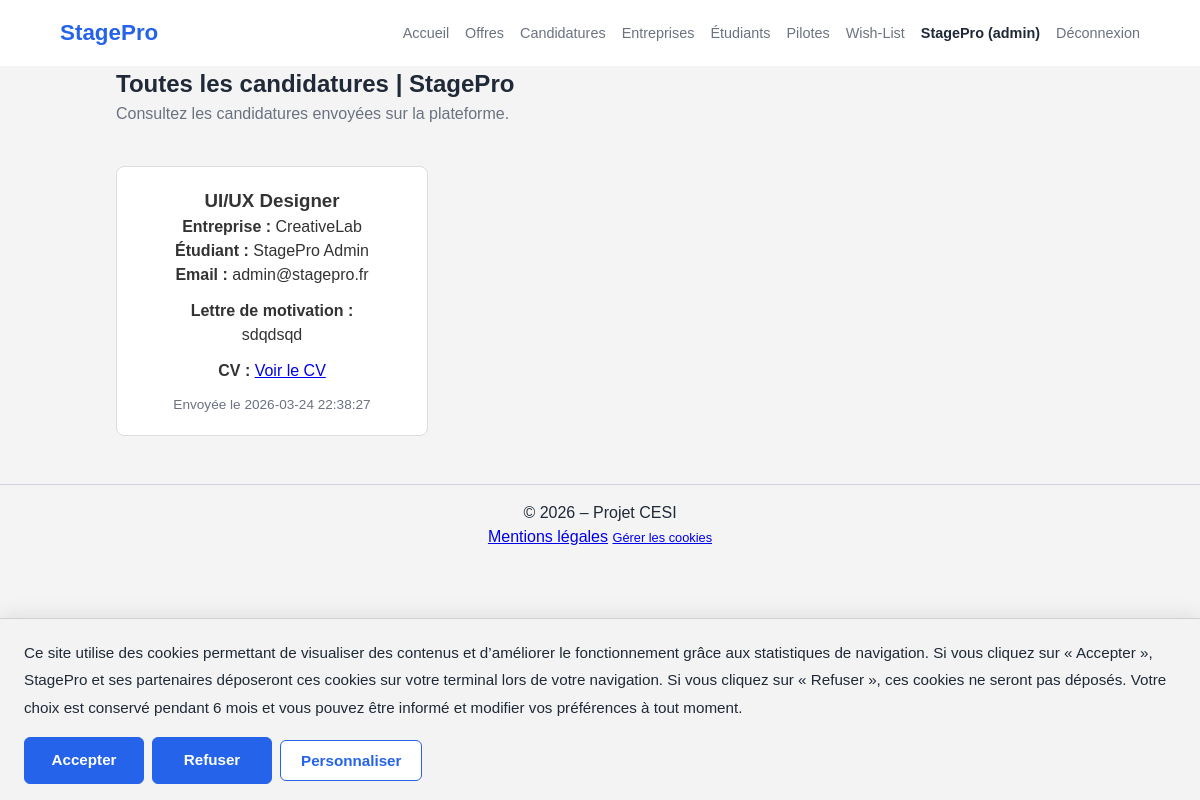
The app's page /index.php?page=candidatures (signed in) with its own data.
### tables this page shows
CREATE TABLE `candidatures` (
  `id` int(11) NOT NULL,
  `utilisateur_id` int(11) NOT NULL,
  `offre_id` int(11) NOT NULL,
  `cv` varchar(255) DEFAULT NULL,
  `lettre_motivation` text DEFAULT NULL,
  `created_at` timestamp NOT NULL DEFAULT current_timestamp()
);

CREATE TABLE `offres` (
  `id` int(11) NOT NULL,
  `entreprise_id` int(11) NOT NULL,
  `titre` varchar(150) NOT NULL,
  `description` text NOT NULL,
  `competences` text DEFAULT NULL,
  `localite` varchar(255) DEFAULT NULL,
  `duree` varchar(100) DEFAULT NULL,
  `nb_places` int(11) DEFAULT 1,
  `remuneration` decimal(10,2) DEFAULT NULL,
  `date_offre` date NOT NULL,
  `created_at` timestamp NOT NULL DEFAULT current_timestamp()
);

CREATE TABLE `entreprises` (
  `id` int(11) NOT NULL,
  `nom` varchar(150) NOT NULL,
  `description` text DEFAULT NULL,
  `email_contact` varchar(150) DEFAULT NULL,
  `telephone_contact` varchar(30) DEFAULT NULL,
  `created_at` timestamp NOT NULL DEFAULT current_timestamp()
);

CREATE TABLE `utilisateurs` (
  `id` int(11) NOT NULL,
  `nom` varchar(100) NOT NULL,
  `prenom` varchar(100) NOT NULL,
  `email` varchar(150) NOT NULL,
  `mot_de_passe` varchar(255) NOT NULL,
  `role_id` int(11) NOT NULL,
  `pilote_id` int(11) DEFAULT NULL,
  `created_at` timestamp NOT NULL DEFAULT current_timestamp()
);

### app/Controllers/CandidatureController.php (called while the page is built, shortened)
<?php
require_once __DIR__ . '/../Models/Candidature.php';
class CandidatureController {
    private $model;
    public function __construct() {
        $this->model = new Candidature();
    }
    public function index() {
        $userId = (int) $_SESSION['user']['id'];
        $role = $_SESSION['user']['role'] ?? '';
        if ($role === 'etudiant') {
            $candidatures = $this->model->findByEtudiant($userId);
            $titre_page = "Mes Candidatures | StagePro";
        } elseif ($role === 'pilote') {
            $candidatures = $this->model->findByPilote($userId);
            $titre_page = "Candidatures de mes étudiants | StagePro";
        } elseif ($role === 'admin') {
            $candidatures = $this->model->findAll();
            $titre_page = "Toutes les candidatures | StagePro";
        } else {
            header('Location: index.php?page=home');
            exit;
        }
        include __DIR__ . '/../Views/layout/header.php';
        include __DIR__ . '/../Views/candidatures/liste.php';
        include __DIR__ . '/../Views/layout/footer.php';
    }
}

### config/Database.php (called while the page is built)
<?php
class Database {
    private static $instance = null;
    public static function getConnection() {
        if (self::$instance === null) {
            try {
                self::$instance = new PDO(
                    "mysql:host=localhost;dbname=stagepro;charset=utf8",
                    "root",
                    ""
                );
                self::$instance->setAttribute(PDO::ATTR_ERRMODE, PDO::ERRMODE_EXCEPTION);
                self::$instance->setAttribute(PDO::ATTR_DEFAULT_FETCH_MODE, PDO::FETCH_ASSOC);
            } catch (PDOException $e) {
                die("Erreur de connexion : " . $e->getMessage());
            }
        }
        return self::$instance;
    }
}

### app/Models/Candidature.php (called while the page is built, shortened)
<?php
require_once __DIR__ . '/../../config/Database.php';
class Candidature {
    private $db;
    public function __construct() {
        $this->db = Database::getConnection();
    }
    public function findAll() {
        $sql = "SELECT c.*,
                       o.titre AS offre_titre,
                       e.nom AS entreprise_nom,
                       u.nom AS etudiant_nom,
                       u.prenom AS etudiant_prenom,
                       u.email AS etudiant_email
                FROM candidatures c
                JOIN utilisateurs u ON c.utilisateur_id = u.id
                JOIN offres o ON c.offre_id = o.id
                JOIN entreprises e ON o.entreprise_id = e.id
                ORDER BY c.created_at DESC";
        $stmt = $this->db->query($sql);
        return $stmt->fetchAll(PDO::FETCH_ASSOC);
    }
}

### app/Views/candidatures/liste.php (the view)
<section>
  <h1><?= htmlspecialchars($titre_page ?? 'Candidatures') ?></h1>
  <p style="color: var(--text-muted);">
    Consultez les candidatures envoyées sur la plateforme.
  </p>
</section>
<section style="margin-top: 2rem;">
  <?php if (empty($candidatures)): ?>
    <div class="card">
      <p>Aucune candidature trouvée.</p>
    </div>
  <?php else: ?>
    <div class="container-espaces" style="margin-top: 1.5rem;">
      <?php foreach ($candidatures as $candidature): ?>
        <article class="card">
          <h3 style="color: var(--accent-blue);">
            <?= htmlspecialchars($candidature['offre_titre']) ?>
          </h3>
          <p>
            <strong>Entreprise :</strong>
            <?= htmlspecialchars($candidature['entreprise_nom']) ?>
          </p>
          <?php if (!empty($candidature['etudiant_prenom']) || !empty($candidature['etudiant_nom'])): ?>
            <p>
              <strong>Étudiant :</strong>
              <?= htmlspecialchars(trim(($candidature['etudiant_prenom'] ?? '') . ' ' . ($candidature['etudiant_nom'] ?? ''))) ?>
            </p>
          <?php endif; ?>
          <?php if (!empty($candidature['etudiant_email'])): ?>
            <p>
              <strong>Email :</strong>
              <?= htmlspecialchars($candidature['etudiant_email']) ?>
            </p>
          <?php endif; ?>
          <?php if (!empty($candidature['lettre_motivation'])): ?>
            <p style="margin-top: 0.75rem;">
              <strong>Lettre de motivation :</strong><br>
              <?= nl2br(htmlspecialchars($candidature['lettre_motivation'])) ?>
            </p>
          <?php endif; ?>
          <p style="margin-top: 0.75rem;">
            <strong>CV :</strong>
            <?php if (!empty($candidature['cv'])): ?>
              <a href="<?= htmlspecialchars($candidature['cv']) ?>" target="_blank">Voir le CV</a>
            <?php else: ?>
              Non disponible
            <?php endif; ?>
          </p>
          <p style="margin-top: 0.75rem; font-size: 0.85rem; color: var(--text-muted);">
            Envoyée le <?= htmlspecialchars($candidature['created_at']) ?>
          </p>
          <a href="index.php?page=candidature-detail&id=<?= (int) $candidature['id'] ?>" class="lien-etendu"></a>
        </article>
      <?php endforeach; ?>
    </div>
  <?php endif; ?>
</section>

### public/styles.css (style rules this page uses)
:root { --bg-body: #f4f4f4; --surface: #ffffff; --accent: #2563eb; --text-main: #1f2937; --text-muted: #6b7280; --border: #d1d5db; --header-height: 0px; }
* { box-sizing: border-box; margin: 0; padding: 0; }
body { background-color: var(--bg-body); color: var(--text-main); font-family: sans-serif; line-height: 1.5; padding-bottom: 2rem; }
section { margin-bottom: 5rem; }
div[aria-label*="Liste"], .container-espaces, .grid-offres { display: grid; grid-template-columns: repeat(auto-fill, minmax(280px, 1fr)); gap: 1rem; margin-top: 1rem; }
article { background: var(--surface); border: 1px solid var(--border); padding: 1rem; position: relative; min-height: 150px; background-size: cover; background-position: center; }
article a.lien-etendu { position: absolute; top: 0; left: 0; width: 100%; height: 100%; z-index: 5; }
.card { background-size: cover; background-position: center; min-height: 250px; display: flex; flex-direction: column; justify-content: center; text-align: center; border: 1px solid #ddd; border-radius: 8px; padding: 20px; text-decoration: none; color: #333; }
section:not(.hero):not(.entreprise-showcase):not(.espaces-section) { max-width: 1000px; margin: 0 auto 2.5rem auto; padding: 0 1rem; }

### records on screen
candidatures: offre.titre "UI/UX Designer", entreprises.nom "CreativeLab", utilisateur.nom "StagePro Admin", utilisateur.email "admin@stagepro.fr", lettre_motivation "sdqdsqd", created_at "2026-03-24 22:38:27"

### other values on screen
$_SESSION['user']['prenom'] "StagePro"
$_SESSION['user']['role'] "admin"
$titre_page "Toutes les candidatures | StagePro"
